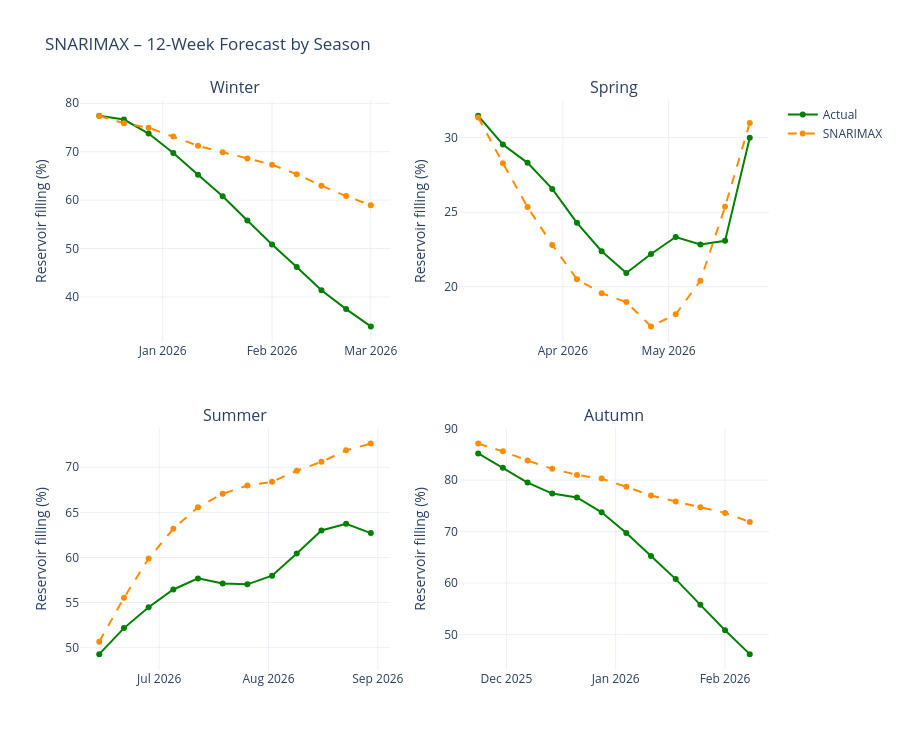

The code cell stored with this chart in its notebook:
### Markdown cell above
## Test set

### Code cell
import pandas as pd
import numpy as np
import plotly.graph_objects as go
from plotly.subplots import make_subplots
from sklearn.metrics import mean_absolute_error, mean_squared_error, r2_score

# ============================================================
# 1. Prepare data
# ============================================================

df_plot = df_region.copy()
df_plot["dato_Id"] = pd.to_datetime(df_plot["dato_Id"])

df_plot = (
    df_plot.sort_values("dato_Id")
    .drop_duplicates("dato_Id")
    .reset_index(drop=True)
)

horizon = 12

# Select forecast origins from the final test year
test_start = df_plot["dato_Id"].max() - pd.Timedelta(weeks=52)

seasons = {
    "Winter": [12, 1, 2],
    "Spring": [3, 4, 5],
    "Summer": [6, 7, 8],
    "Autumn": [9, 10, 11]
}

fig = make_subplots(
    rows=2,
    cols=2,
    subplot_titles=list(seasons.keys()),
    vertical_spacing=0.15
)

results = []

# ============================================================
# 2. Forecast each season
# ============================================================

for i, (season, months) in enumerate(seasons.items()):

    candidates = df_plot[
        (df_plot["dato_Id"] >= test_start) &
        (df_plot["dato_Id"].dt.month.isin(months)) &
        (df_plot["dato_Id"] <= df_plot["dato_Id"].max() - pd.Timedelta(weeks=horizon))
    ]

    if candidates.empty:
        print(f"No complete 12-week forecast available for {season}")
        continue

    # Choose the first available origin in the season
    forecast_start = candidates["dato_Id"].iloc[0]

    df_train = df_plot[
        df_plot["dato_Id"] <= forecast_start
    ].copy()

    forecast = forecast_reservoir_snarimax(
        df=df_train,
        horizon=horizon,
        **best_params
    )

    comparison = forecast.merge(
        df_plot[["dato_Id", "fyllingsgrad"]],
        left_on="date",
        right_on="dato_Id",
        how="inner"
    )

    if len(comparison) != horizon:
        print(f"Incomplete observations for {season}")
        continue

    y_true = comparison["fyllingsgrad"].to_numpy()
    y_pred = comparison["predicted"].to_numpy()

    results.append({
        "Season": season,
        "Forecast start": forecast_start,
        "MAE (pp)": mean_absolute_error(y_true, y_pred) * 100,
        "RMSE (pp)": np.sqrt(mean_squared_error(y_true, y_pred)) * 100,
        "R²": r2_score(y_true, y_pred)
    })

    row = i // 2 + 1
    col = i % 2 + 1

    # Actual
    fig.add_trace(
        go.Scatter(
            x=comparison["date"],
            y=comparison["fyllingsgrad"] * 100,
            mode="lines+markers",
            name="Actual",
            line=dict(color="green"),
            showlegend=(i == 0)
        ),
        row=row,
        col=col
    )

    # Predicted
    fig.add_trace(
        go.Scatter(
            x=comparison["date"],
            y=comparison["predicted"] * 100,
            mode="lines+markers",
            name="SNARIMAX",
            line=dict(color="darkorange", dash="dash"),
            showlegend=(i == 0)
        ),
        row=row,
        col=col
    )

# ============================================================
# 3. Show results
# ============================================================

fig.update_layout(
    title="SNARIMAX – 12-Week Forecast by Season",
    template="plotly_white",
    height=750,
    hovermode="x unified"
)

fig.update_yaxes(title_text="Reservoir filling (%)")

fig.show()

results_df = pd.DataFrame(results)

display(results_df.round(4))

### Figure 1 — Plotly figure (JSON) as saved in the notebook; plotly's stock layout.template omitted (floating-point values rounded to 4 significant figures)
{"data": [{"line": {"color": "green"}, "mode": "lines+markers", "name": "Actual", "showlegend": true, "type": "scatter", "x": ["2025-12-14T00:00:00", "2025-12-21T00:00:00", "2025-12-28T00:00:00", "2026-01-04T00:00:00", "2026-01-11T00:00:00", "2026-01-18T00:00:00", "2026-01-25T00:00:00", "2026-02-01T00:00:00", "2026-02-08T00:00:00", "2026-02-15T00:00:00", "2026-02-22T00:00:00", "2026-03-01T00:00:00"], "xaxis": "x", "y": [77.4, 76.64, 73.75, 69.74, 65.26, 60.78, 55.78, 50.83, 46.2, 41.38, 37.49, 33.92], "yaxis": "y"}, {"line": {"color": "darkorange", "dash": "dash"}, "mode": "lines+markers", "name": "SNARIMAX", "showlegend": true, "type": "scatter", "x": ["2025-12-14T00:00:00", "2025-12-21T00:00:00", "2025-12-28T00:00:00", "2026-01-04T00:00:00", "2026-01-11T00:00:00", "2026-01-18T00:00:00", "2026-01-25T00:00:00", "2026-02-01T00:00:00", "2026-02-08T00:00:00", "2026-02-15T00:00:00", "2026-02-22T00:00:00", "2026-03-01T00:00:00"], "xaxis": "x", "y": [77.39, 75.88, 74.96, 73.13, 71.22, 69.9, 68.6, 67.32, 65.35, 62.99, 60.83, 58.96], "yaxis": "y"}, {"line": {"color": "green"}, "mode": "lines+markers", "name": "Actual", "showlegend": false, "type": "scatter", "x": ["2026-03-08T00:00:00", "2026-03-15T00:00:00", "2026-03-22T00:00:00", "2026-03-29T00:00:00", "2026-04-05T00:00:00", "2026-04-12T00:00:00", "2026-04-19T00:00:00", "2026-04-26T00:00:00", "2026-05-03T00:00:00", "2026-05-10T00:00:00", "2026-05-17T00:00:00", "2026-05-24T00:00:00"], "xaxis": "x2", "y": [31.46, 29.54, 28.31, 26.56, 24.29, 22.38, 20.92, 22.2, 23.33, 22.84, 23.08, 29.99], "yaxis": "y2"}, {"line": {"color": "darkorange", "dash": "dash"}, "mode": "lines+markers", "name": "SNARIMAX", "showlegend": false, "type": "scatter", "x": ["2026-03-08T00:00:00", "2026-03-15T00:00:00", "2026-03-22T00:00:00", "2026-03-29T00:00:00", "2026-04-05T00:00:00", "2026-04-12T00:00:00", "2026-04-19T00:00:00", "2026-04-26T00:00:00", "2026-05-03T00:00:00", "2026-05-10T00:00:00", "2026-05-17T00:00:00", "2026-05-24T00:00:00"], "xaxis": "x2", "y": [31.36, 28.29, 25.34, 22.81, 20.5, 19.56, 18.97, 17.34, 18.15, 20.4, 25.37, 30.99], "yaxis": "y2"}, {"line": {"color": "green"}, "mode": "lines+markers", "name": "Actual", "showlegend": false, "type": "scatter", "x": ["2026-06-14T00:00:00", "2026-06-21T00:00:00", "2026-06-28T00:00:00", "2026-07-05T00:00:00", "2026-07-12T00:00:00", "2026-07-19T00:00:00", "2026-07-26T00:00:00", "2026-08-02T00:00:00", "2026-08-09T00:00:00", "2026-08-16T00:00:00", "2026-08-23T00:00:00", "2026-08-30T00:00:00"], "xaxis": "x3", "y": [49.28, 52.17, 54.48, 56.45, 57.68, 57.11, 57.02, 57.98, 60.44, 62.99, 63.73, 62.7], "yaxis": "y3"}, {"line": {"color": "darkorange", "dash": "dash"}, "mode": "lines+markers", "name": "SNARIMAX", "showlegend": false, "type": "scatter", "x": ["2026-06-14T00:00:00", "2026-06-21T00:00:00", "2026-06-28T00:00:00", "2026-07-05T00:00:00", "2026-07-12T00:00:00", "2026-07-19T00:00:00", "2026-07-26T00:00:00", "2026-08-02T00:00:00", "2026-08-09T00:00:00", "2026-08-16T00:00:00", "2026-08-23T00:00:00", "2026-08-30T00:00:00"], "xaxis": "x3", "y": [50.67, 55.53, 59.88, 63.17, 65.57, 67.06, 67.98, 68.39, 69.62, 70.6, 71.88, 72.62], "yaxis": "y3"}, {"line": {"color": "green"}, "mode": "lines+markers", "name": "Actual", "showlegend": false, "type": "scatter", "x": ["2025-11-23T00:00:00", "2025-11-30T00:00:00", "2025-12-07T00:00:00", "2025-12-14T00:00:00", "2025-12-21T00:00:00", "2025-12-28T00:00:00", "2026-01-04T00:00:00", "2026-01-11T00:00:00", "2026-01-18T00:00:00", "2026-01-25T00:00:00", "2026-02-01T00:00:00", "2026-02-08T00:00:00"], "xaxis": "x4", "y": [85.19, 82.41, 79.54, 77.4, 76.64, 73.75, 69.74, 65.26, 60.78, 55.78, 50.83, 46.2], "yaxis": "y4"}, {"line": {"color": "darkorange", "dash": "dash"}, "mode": "lines+markers", "name": "SNARIMAX", "showlegend": false, "type": "scatter", "x": ["2025-11-23T00:00:00", "2025-11-30T00:00:00", "2025-12-07T00:00:00", "2025-12-14T00:00:00", "2025-12-21T00:00:00", "2025-12-28T00:00:00", "2026-01-04T00:00:00", "2026-01-11T00:00:00", "2026-01-18T00:00:00", "2026-01-25T00:00:00", "2026-02-01T00:00:00", "2026-02-08T00:00:00"], "xaxis": "x4", "y": [87.1, 85.6, 83.82, 82.2, 81.02, 80.3, 78.7, 77.01, 75.87, 74.75, 73.64, 71.88], "yaxis": "y4"}], "layout": {"annotations": [{"font": {"size": 16}, "showarrow": false, "text": "Winter", "x": 0.225, "xanchor": "center", "xref": "paper", "y": 1, "yanchor": "bottom", "yref": "paper"}, {"font": {"size": 16}, "showarrow": false, "text": "Spring", "x": 0.775, "xanchor": "center", "xref": "paper", "y": 1, "yanchor": "bottom", "yref": "paper"}, {"font": {"size": 16}, "showarrow": false, "text": "Summer", "x": 0.225, "xanchor": "center", "xref": "paper", "y": 0.425, "yanchor": "bottom", "yref": "paper"}, {"font": {"size": 16}, "showarrow": false, "text": "Autumn", "x": 0.775, "xanchor": "center", "xref": "paper", "y": 0.425, "yanchor": "bottom", "yref": "paper"}], "height": 750, "hovermode": "x unified", "title": {"text": "SNARIMAX – 12-Week Forecast by Season"}, "xaxis": {"anchor": "y", "domain": [0, 0.45]}, "xaxis2": {"anchor": "y2", "domain": [0.55, 1]}, "xaxis3": {"anchor": "y3", "domain": [0, 0.45]}, "xaxis4": {"anchor": "y4", "domain": [0.55, 1]}, "yaxis": {"anchor": "x", "domain": [0.575, 1], "title": {"text": "Reservoir filling (%)"}}, "yaxis2": {"anchor": "x2", "domain": [0.575, 1], "title": {"text": "Reservoir filling (%)"}}, "yaxis3": {"anchor": "x3", "domain": [0, 0.425], "title": {"text": "Reservoir filling (%)"}}, "yaxis4": {"anchor": "x4", "domain": [0, 0.425], "title": {"text": "Reservoir filling (%)"}}}}
